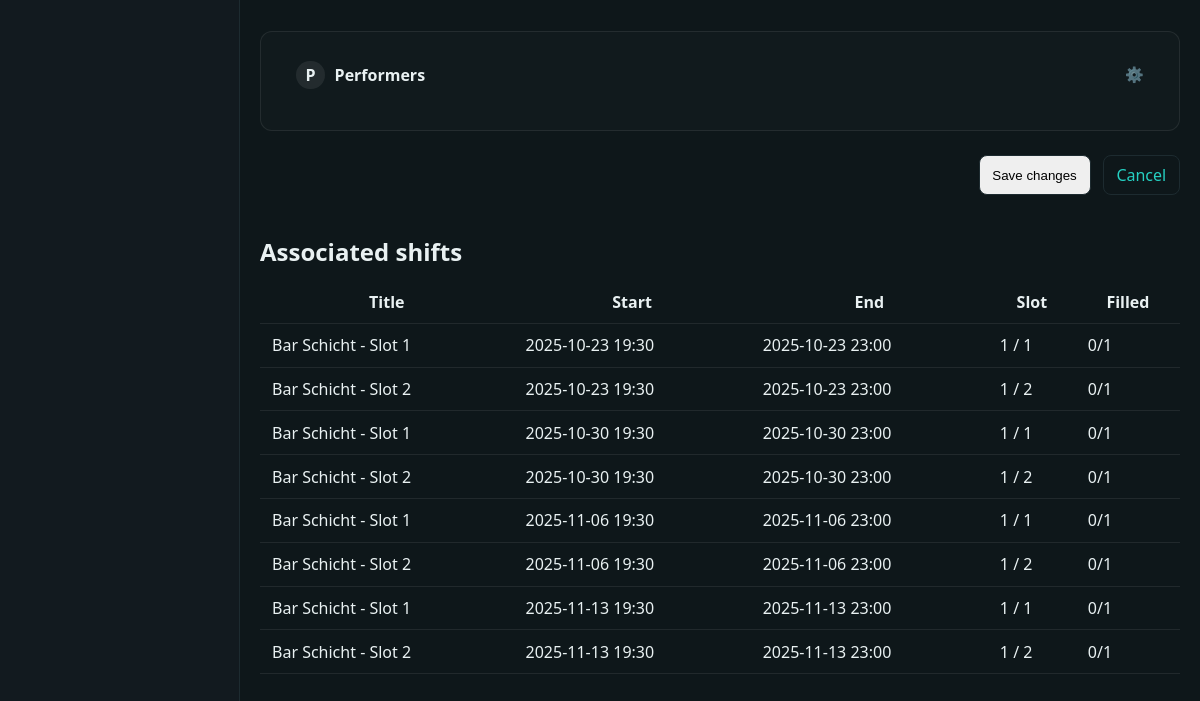
The app's page /cms/events/punk-kneipe/edit/ (signed in, lower part), older data.
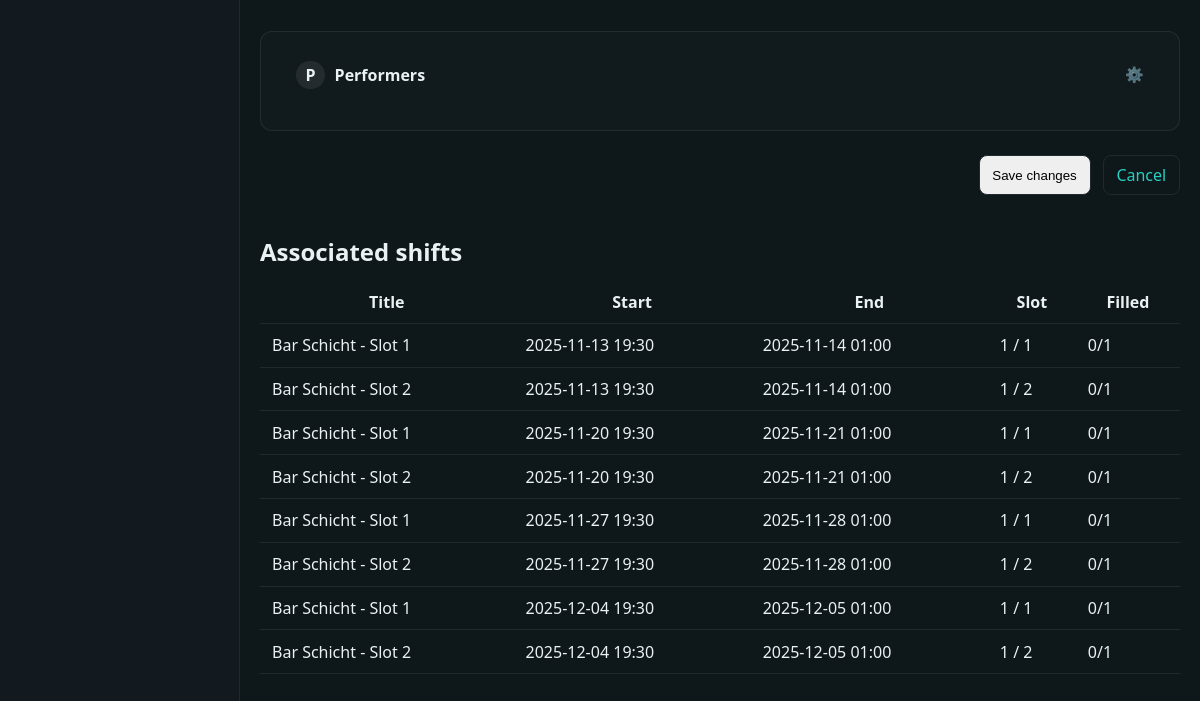
The same page, newer data.
### app/shifts/models.py (models this page shows, shortened)
class Shift(models.Model):
    STATUS_CHOICES = [
        ("open", "Open"),
        ("closed", "Closed"),
        ("archived", "Archived"),
    ]
    event = models.ForeignKey(
        "events.Event",
        on_delete=models.CASCADE,
        related_name="shifts",
    )
    preset_slot = models.ForeignKey(
        ShiftPresetSlot,
        on_delete=models.SET_NULL,
        blank=True,
        null=True,
        related_name="generated_shifts",
    )
    template = models.ForeignKey(
        ShiftTemplate,
        on_delete=models.SET_NULL,
        blank=True,
        null=True,
        related_name="generated_shifts",
    )
    template_segment = models.PositiveSmallIntegerField(default=1)
    template_staff_position = models.PositiveSmallIntegerField(default=1)
    title = models.CharField(max_length=120)
    description = models.TextField(blank=True)
    start_at = models.DateTimeField()
    end_at = models.DateTimeField()
    capacity = models.PositiveIntegerField(default=1)
    allow_signup = models.BooleanField(default=True)
    visibility_key = models.CharField(max_length=120, blank=True)
    status = models.CharField(max_length=16, choices=STATUS_CHOICES, default="open")
    created_by = models.ForeignKey(
        settings.AUTH_USER_MODEL,
        on_delete=models.SET_NULL,
        related_name="shifts_created",
        blank=True,
        null=True,
    )
    updated_by = models.ForeignKey(
        settings.AUTH_USER_MODEL,
        on_delete=models.SET_NULL,
        related_name="shifts_updated",
        blank=True,
        null=True,
    )
    created_at = models.DateTimeField(auto_now_add=True)
    updated_at = models.DateTimeField(auto_now=True)
    class Meta:
        ordering = ["start_at", "title"]
        unique_together = (
            ("event", "template", "template_segment", "template_staff_position", "start_at"),
        )
    @property
    def slots_taken(self) -> int:
        return self.assignments.filter(
            status__in=[ShiftAssignment.Status.ASSIGNED, ShiftAssignment.Status.COMPLETED]
        ).count()

### app/events/views.py (the view)
# urls.py: path("<slug:slug>/edit/", edit, name="accounting_edit"),
@login_required
def edit(request: HttpRequest, slug: str) -> HttpResponse:
    event = get_object_or_404(Event, slug=slug)
    if request.method == "POST":
        form = EventForm(request.POST, request.FILES, instance=event, user=request.user)
        formset = EventPerformerFormSet(
            request.POST, request.FILES, instance=event, prefix="performers"
        )
        if form.is_valid() and formset.is_valid():
            event = form.save()
            formset.save()
            form.save_m2m()
            sync_event_standard_shifts(event, user=request.user, max_occurrences=4)
            messages.success(request, "Event updated.")
            if request.htmx:
                response = HttpResponse(status=204)
                response["Hx-Trigger"] = "event:updated"
                return response
            return redirect("events:edit", slug=event.slug)
    else:
        form = EventForm(instance=event, user=request.user)
        formset = EventPerformerFormSet(instance=event, prefix="performers")
    return render(
        request,
        "events/edit.html",
        {
            "event": event,
            "event_form": form,
            "performer_formset": formset,
        },
    )

### app/comms/services/audience.py (called while the page is built)
def user_membership_ids(user):
    badge_ids = set()
    try:
        profile = user.profile
        badge_ids = set(profile.badges.values_list("id", flat=True))
    except Exception:
        pass
    group_ids = set(user.groups.values_list("id", flat=True))
    return badge_ids, group_ids

def visible_threads_qs(user, base_qs=None):
    if base_qs is None:
        base_qs = MessageThread.objects.all()
    badge_ids, group_ids = user_membership_ids(user)
    cond = Q(audiences__user=user)
    if badge_ids:
        cond |= Q(audiences__badge_id__in=badge_ids)
    if group_ids:
        cond |= Q(audiences__group_id__in=group_ids)
    qs = base_qs.filter(cond).distinct()
    return qs

### app/core/context_processors.py (called while the page is built)
def sitecfg(request):
    return {"sitecfg": get_config()}

### app/core/encryption.py (called while the page is built)
    def from_db_value(self, value, expression, connection):  # noqa: D401
        if value in self.empty_values:
            return value
        try:
            return super().from_db_value(value, expression, connection)
        except Exception:  # pragma: no cover - best-effort guard
            return value

### app/events/models.py (called while the page is built)
    def __str__(self) -> str:  # pragma: no cover - trivial
        return self.name

### app/templates/events/edit.html (shortened to what this page needs)
{% extends "cms/base_cms.html" %}
{% load static setup_tags %}
{% block extra_head %}
  <link rel="stylesheet" href="{% static 'events/events.css' %}">
{% endblock %}
{% block content %}
<form method="post" enctype="multipart/form-data" action="" class="page-form">
  <div id="event-edit-body">
    {% include "events/partials/event_form_body.html" with event_form=event_form performer_formset=performer_formset %}
  </div>
  <div class="page-actions">
    <button type="submit" class="btn btn-primary">Save changes</button>
    <a class="btn btn-outline" href="{% url 'events:index' %}">Cancel</a>
  </div>
</form>
<section class="related-section">
  <h2>Associated shifts</h2>
  {% with shift_list=event.shifts.all %}
  {% if shift_list %}
    <table class="data-table">
      <thead>
        <tr>
          <th>Title</th>
          <th>Start</th>
          <th>End</th>
          <th>Slot</th>
          <th>Filled</th>
        </tr>
      </thead>
      <tbody>
        {% for shift in shift_list %}
          <tr>
            <td>{{ shift.title }}</td>
            <td>{{ shift.start_at|date:"Y-m-d H:i" }}</td>
            <td>{{ shift.end_at|date:"Y-m-d H:i" }}</td>
            <td>{{ shift.template_segment }} / {{ shift.template_staff_position }}</td>
            <td>{{ shift.slots_taken }}/{{ shift.capacity }}</td>
          </tr>
        {% endfor %}
      </tbody>
    </table>
  {% else %}
    <p class="empty">No shifts generated yet. Enable "Requires shifts" and save to apply a standard template.</p>
  {% endif %}
  {% endwith %}
</section>
{% endblock %}

Row changes from the older to the newer data that the page shows:
removed Shift: title "Bar Schicht - Slot 1", start_at "2025-10-23 19:30", end_at "2025-10-23 23:00", template_segment "1", template_staff_position "1", slots_taken "0", capacity "1"
removed Shift: title "Bar Schicht - Slot 2", start_at "2025-10-23 19:30", end_at "2025-10-23 23:00", template_segment "1", template_staff_position "2", slots_taken "0", capacity "1"
removed Shift: title "Bar Schicht - Slot 1", start_at "2025-10-30 19:30", end_at "2025-10-30 23:00", template_segment "1", template_staff_position "1", slots_taken "0", capacity "1"
removed Shift: title "Bar Schicht - Slot 2", start_at "2025-10-30 19:30", end_at "2025-10-30 23:00", template_segment "1", template_staff_position "2", slots_taken "0", capacity "1"
removed Shift: title "Bar Schicht - Slot 1", start_at "2025-11-06 19:30", end_at "2025-11-06 23:00", template_segment "1", template_staff_position "1", slots_taken "0", capacity "1"
removed Shift: title "Bar Schicht - Slot 2", start_at "2025-11-06 19:30", end_at "2025-11-06 23:00", template_segment "1", template_staff_position "2", slots_taken "0", capacity "1"
changed Shift (number 1 of 8 on the later page): end_at "2025-11-13 23:00" → "2025-11-14 01:00"
changed Shift (number 2 of 8 on the later page): end_at "2025-11-13 23:00" → "2025-11-14 01:00"
added Shift: title "Bar Schicht - Slot 1", start_at "2025-11-20 19:30", end_at "2025-11-21 01:00", template_segment "1", template_staff_position "1", slots_taken "0", capacity "1"
added Shift: title "Bar Schicht - Slot 2", start_at "2025-11-20 19:30", end_at "2025-11-21 01:00", template_segment "1", template_staff_position "2", slots_taken "0", capacity "1"
added Shift: title "Bar Schicht - Slot 1", start_at "2025-11-27 19:30", end_at "2025-11-28 01:00", template_segment "1", template_staff_position "1", slots_taken "0", capacity "1"
added Shift: title "Bar Schicht - Slot 2", start_at "2025-11-27 19:30", end_at "2025-11-28 01:00", template_segment "1", template_staff_position "2", slots_taken "0", capacity "1"
added Shift: title "Bar Schicht - Slot 1", start_at "2025-12-04 19:30", end_at "2025-12-05 01:00", template_segment "1", template_staff_position "1", slots_taken "0", capacity "1"
added Shift: title "Bar Schicht - Slot 2", start_at "2025-12-04 19:30", end_at "2025-12-05 01:00", template_segment "1", template_staff_position "2", slots_taken "0", capacity "1"
